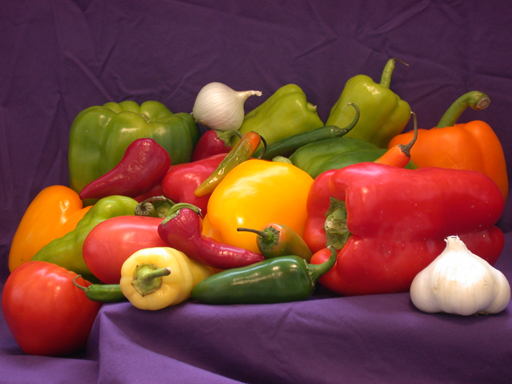
#> input picture img/peppers.png, 512 x 384 px
$ jupyter execute histogram-esitleme.ipynb
#> lines starting #> are read from the running program, lines starting #| are printed output that depends on the picture
[cell 1]
import cv2

[cell 2]
image2 = cv2.imread('../img/peppers.png',0) # gri resime çevirme
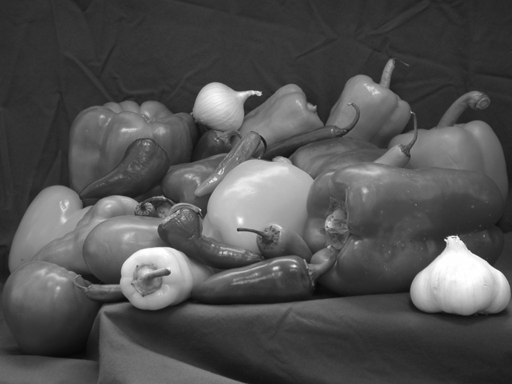
#> image2: shape (384, 512); min 7, max 255, mean 81.2

[cell 3]
histogram_esit = cv2.equalizeHist(image2)
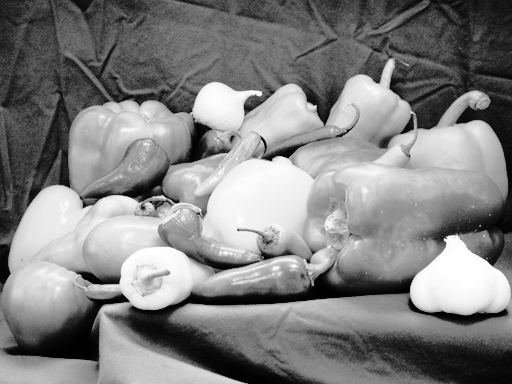
#> histogram_esit: shape (384, 512); min 0, max 255, mean 129.2
image_combine = cv2.hconcat([image2,histogram_esit])
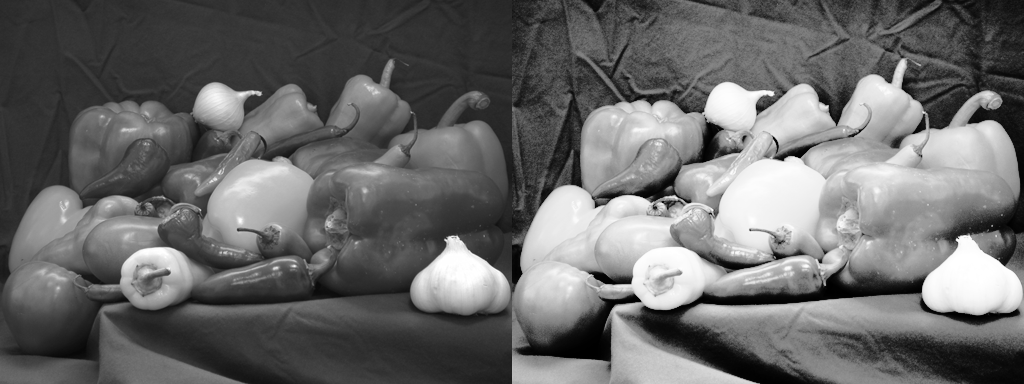
#> image_combine: shape (384, 1024); min 0, max 255, mean 105.2
